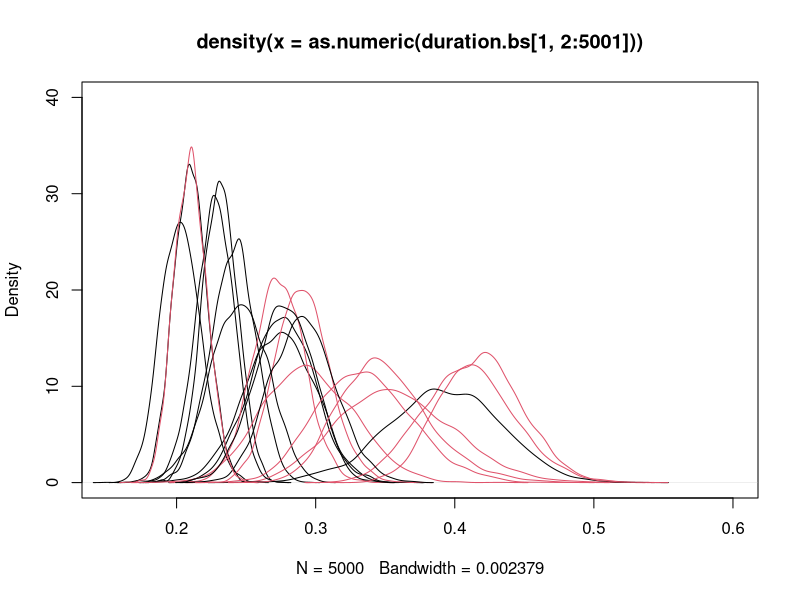
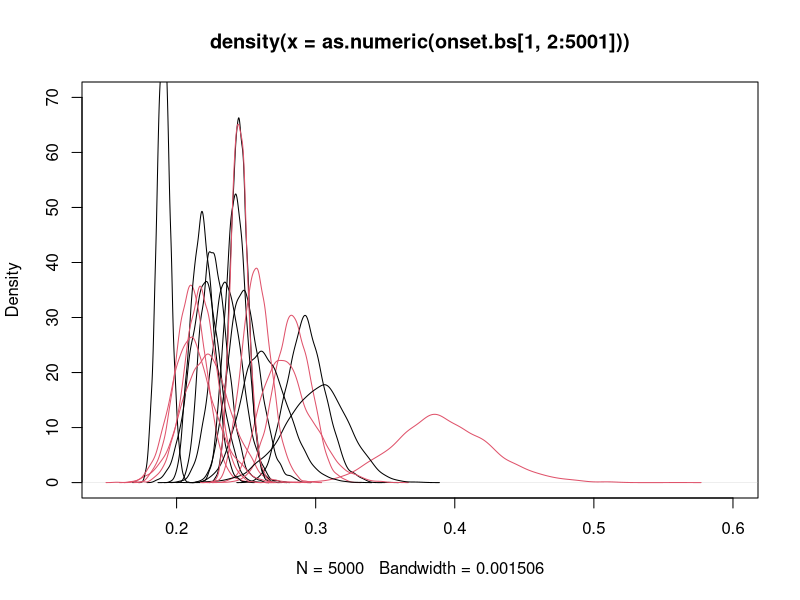
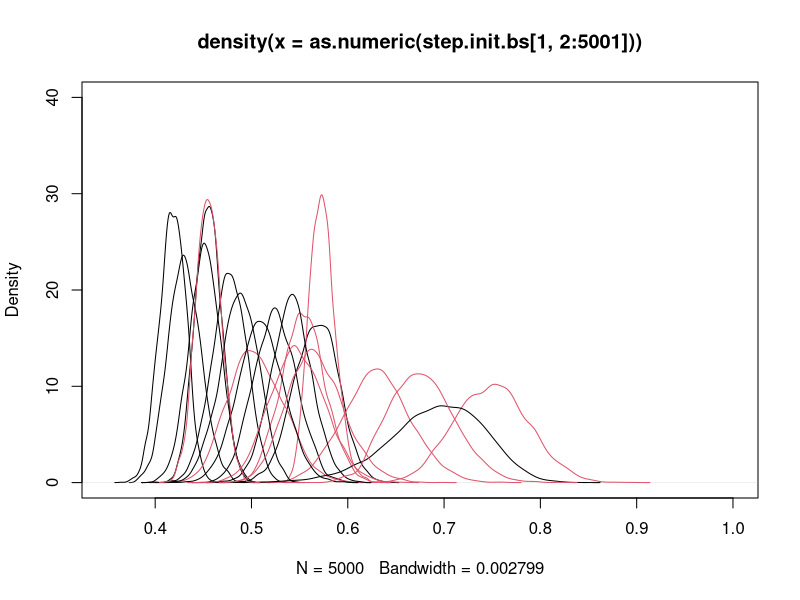
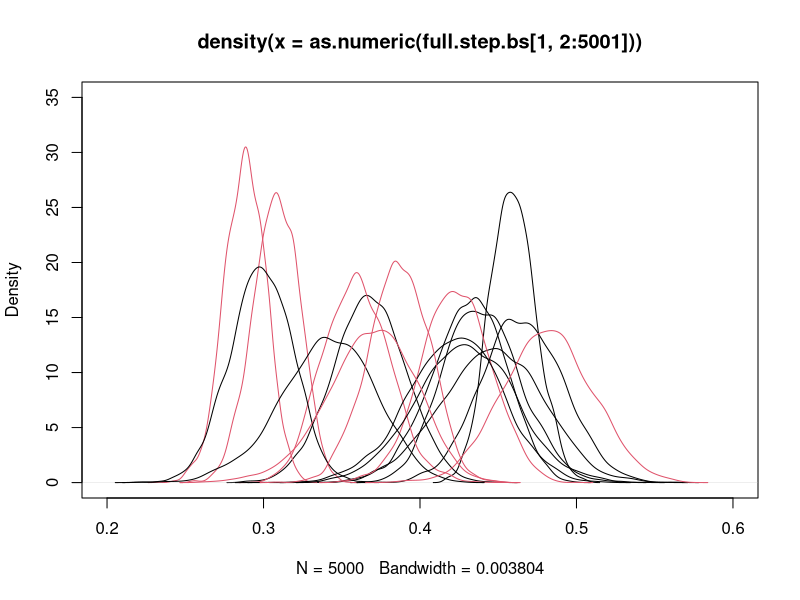
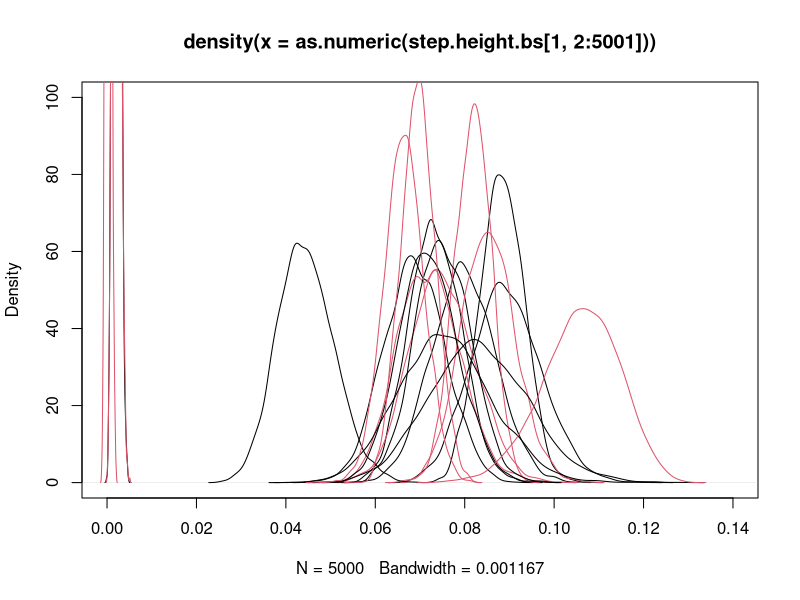
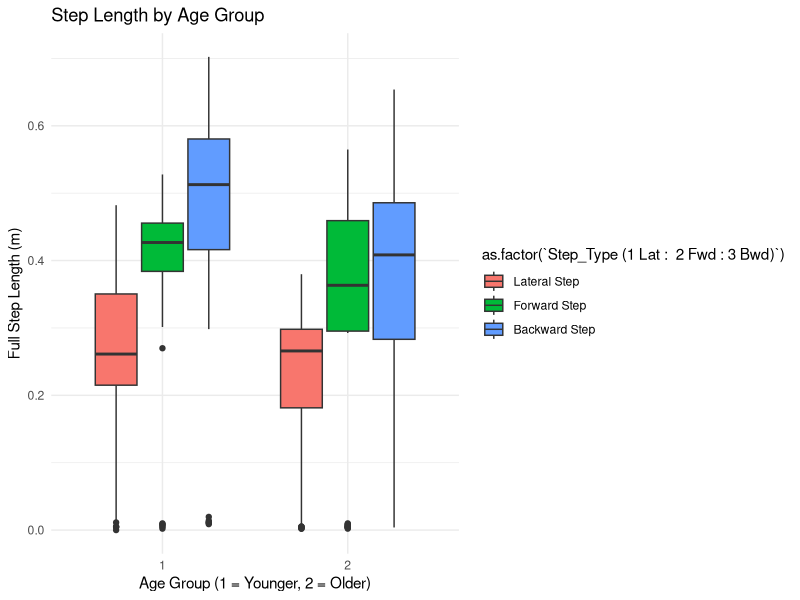
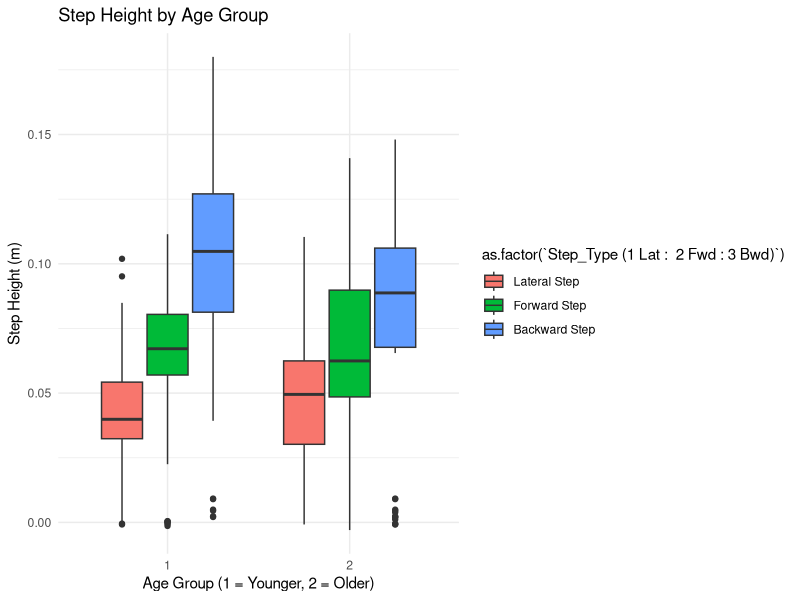
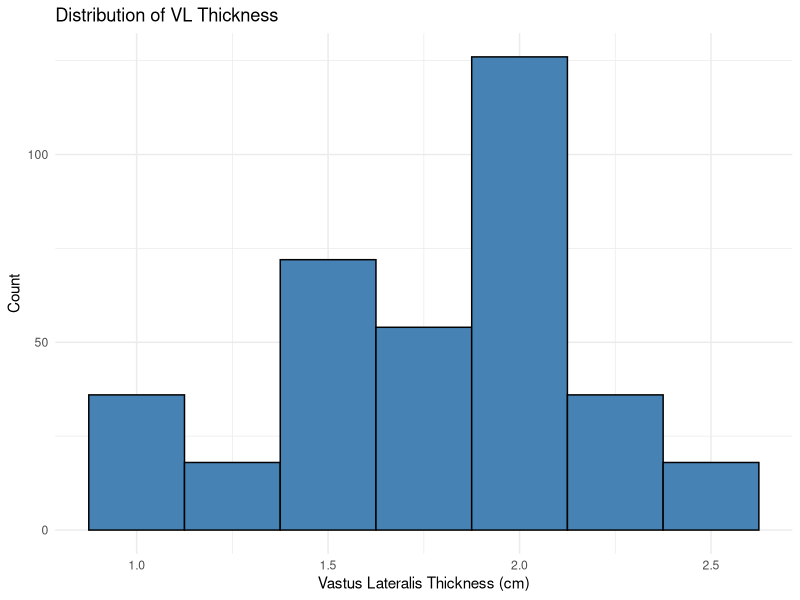

The R source for these figures, in order: (Note: this script raises an error after producing the figures.)
## ---- chunk 1
knitr::opts_chunk$set(echo = TRUE)
library(dplyr)
## ---- chunk 2
# read data
Kine.dat = read.csv("Kinematic_Data_EMG.csv",header = T)
# split into books 
Kine.df = split(Kine.dat, Kine.dat$PID)

# initialize the dataframes (we will store our bootstraps in)
duration.bs <- onset.bs <- step.init.bs <- full.step.bs <- step.height.bs <-data.frame(NULL)

# initialize the xbar vectors
xbar.duration <- xbar.onset <- xbar.step.init <- xbar.full.step <-  xbar.step.height <- c()

# being loop
for(i in 1:20){
  for(j in 1:5000){
    # sample indices
    k = sample(1:18,replace = T, size = 18)
    # take means of the kth samples and store into the xbars
    take = (Kine.df[[i]][["Weight_Transfer_Duration"]])[k]
    xbar.duration[j] = mean(take)
    take = (Kine.df[[i]][["Weight_Transfer_Onset_Initiation_Time"]])[k]
    xbar.onset[j] = mean(take)
    take = (Kine.df[[i]][["Step_Initiation_Time"]])[k]
    xbar.step.init[j] = mean(take)
    take = (Kine.df[[i]][["Full_Step_Length"]])[k]
    xbar.full.step[j] = mean(take)
    take = (Kine.df[[i]][["Step_Height"]])[k]
    xbar.step.height[j] = mean(take)
  }
  # fill the BS data.frames row-by-row
  duration.bs = rbind(duration.bs,xbar.duration)
  onset.bs = rbind(onset.bs,xbar.onset)
  step.init.bs = rbind(step.init.bs,xbar.step.init)
  full.step.bs = rbind(full.step.bs,xbar.full.step)
  step.height.bs = rbind(step.height.bs,xbar.step.height)
}
# attach corresponding Patient IDs for each row in every BS data.frame

distinct(Kine.dat, PID, Age.Group..1.Younger..2.Older.)[,2]  -> group
duration.bs = cbind(group,duration.bs)
onset.bs = cbind(group,onset.bs)
step.init.bs = cbind(group,step.init.bs)
full.step.bs = cbind(group,full.step.bs)
step.height.bs = cbind(group,step.height.bs)
## ---- chunk 3
#visualizations
plot(density(as.numeric(duration.bs[1,2:5001])),
     ylim = c(0,40),
     xlim = c(0.15,.6),
     col = duration.bs$group[1])
for(i in 2:20){
  lines(density(as.numeric(duration.bs[i,2:5001])),
        col = duration.bs$group[i])
}

plot(density(as.numeric(onset.bs[1,2:5001])),
     ylim = c(0,70),
     xlim = c(0.15,.6))
for(i in 2:20){
  lines(density(as.numeric(onset.bs[i,2:5001])),
        col = onset.bs$group[i])
}

plot(density(as.numeric(step.init.bs[1,2:5001])),
     ylim = c(0,40),
     xlim = c(0.35,1))
for(i in 2:20){
  lines(density(as.numeric(step.init.bs[i,2:5001])),
        col = step.init.bs$group[i])
}

plot(density(as.numeric(full.step.bs[1,2:5001])),
     ylim = c(0,35),
     xlim = c(0.2,.6))
for(i in 2:20){
  lines(density(as.numeric(full.step.bs[i,2:5001])),
        col = full.step.bs$group[i])
}

plot(density(as.numeric(step.height.bs[1,2:5001])),
     ylim = c(0,100),
     xlim = c(0,.14))
for(i in 2:20){
  lines(density(as.numeric(step.height.bs[i,2:5001])),
        col = step.height.bs$group[i])
}


## ---- chunk 4
distinct(Kine.dat, PID, Age.Group..1.Younger..2.Older.)  
## ---- chunk 5
######################################################
#####   EDA/Data Summary and Data Visualization  #####
######################################################

## Load necessary libraries
library(readxl)
library(dplyr)
library(ggplot2)

## Load data from excel files provided by client
demographics <- read_excel("Demographics_.xlsx", sheet = "Sheet1")
muscle_data <- read_excel("Muscle_data.xlsx", sheet = "Muscledata_")
kinematic_data <- read_excel("Kinematic_Data_EMG.xlsx", sheet = "Kinematic")
## ---- chunk 6
## Clean up datasets and merge them

# Standardize subject IDs across the data files 
muscle_data$ParticipantID[1:9] <- gsub("Pepper", "Pepper0",    # NOT ALL NEED A LEADING 0
                                  muscle_data$ParticipantID[1:9])

# Drop EMG columns from kinematic data for now? (Can undo this if we get this data)
kinematic_data_clean <- kinematic_data %>% select(-matches("Electric Potential"))

# get rid of 0 in Step Type
kinematic_data_clean$`Step_Type (1 Lat :  2 Fwd : 3 Bwd)` <- gsub(0,1,kinematic_data_clean$`Step_Type (1 Lat :  2 Fwd : 3 Bwd)`)
## ---- chunk 7
## Merge all datasets into one

# Sort demographic data by Subject before left joining
demographics <- arrange(demographics, Subject) # first make sure these are in order

# Merge into one by left joining dataframes
merged_df <- demographics %>% 
  left_join(muscle_data, by = c("Subject" = "ParticipantID")) %>%
  left_join(kinematic_data_clean, by = c("Subject" = "PID"))

## Find missing data
missing_summary <- colSums(is.na(merged_df))

# Display columns with missing values
missing_summary[missing_summary>0]
## ---- chunk 8
## Try some summary statistics for data exploration and visualization to follow
##  --->>> Need to determine what is relevant for summary stats!
summary_stats <- merged_df %>%
  summarise(
        Mean_Age = mean(`Age (years old)`, na.rm = TRUE),
        Mean_Step_Length = mean(Full_Step_Length, na.rm = TRUE),
        Mean_Step_Height = mean(Step_Height, na.rm = TRUE),
        Mean_Step_Initiation_Time = mean(Step_Initiation_Time, na.rm = TRUE),
        Mean_Weight_Transfer_Duration = mean(Weight_Transfer_Duration, na.rm = TRUE)
      )
    
print(summary_stats)
## ---- chunk 9
## Try some visualizations
##  --->>> Need to determine what is relevant for summary stats!

# step length by age group
ggplot(merged_df, aes(x = as.factor(`Group ( 1-young, 2-older adults)`), y = Full_Step_Length, fill = as.factor(`Step_Type (1 Lat :  2 Fwd : 3 Bwd)`))) +
  geom_boxplot() +
  labs(x = "Age Group (1 = Younger, 2 = Older)", y = "Full Step Length (m)", title = "Step Length by Age Group") +
  theme_minimal() +
  scale_fill_discrete(labels = c("Lateral Step", "Forward Step", "Backward Step") # Custom legend labels
) 
# step height by age group
ggplot(merged_df, aes(x = as.factor(`Group ( 1-young, 2-older adults)`), y = Step_Height, fill = as.factor(`Step_Type (1 Lat :  2 Fwd : 3 Bwd)`))) +
  geom_boxplot() +
  labs(x = "Age Group (1 = Younger, 2 = Older)", y = "Step Height (m)", title = "Step Height by Age Group") +
  theme_minimal() +
  scale_fill_discrete(labels = c("Lateral Step", "Forward Step", "Backward Step") # Custom legend labels
)


# distribution of sample vastus lateralis thickness
ggplot(merged_df, aes(x = `VL_Thickness(cm)`)) +
  geom_histogram(binwidth = 0.25, fill = "steelblue", color = "black") +
  labs(x = "Vastus Lateralis Thickness (cm)", y = "Count", title = "Distribution of VL Thickness") +
  theme_minimal()

# step initiation time by age group
ggplot(merged_df, aes(x = as.factor(`Group ( 1-young, 2-older adults)`) , y = Step_Initiation_Time, fill = as.factor(`Step_Type (1 Lat :  2 Fwd : 3 Bwd)`) )) +
  geom_boxplot() +
  labs(x = "Age Group (1 = Younger, 2 = Older)", y = "Step Initiation Time", title = "Step Initiation by Age Group") +
  theme_minimal() +
  scale_fill_discrete(labels = c("Lateral Step", "Forward Step", "Backward Step") # Custom legend labels
)

# Weight Transfer Onset Initiation Time by age group
ggplot(merged_df, aes(x = as.factor(`Group ( 1-young, 2-older adults)`), y = Weight_Transfer_Onset_Initiation_Time, fill = as.factor(`Step_Type (1 Lat :  2 Fwd : 3 Bwd)`))) +
  geom_boxplot() +
  labs(x = "Age Group (1 = Younger, 2 = Older)", y = "Weight Transfer Onset Initiation Time", title = "Weight Transfer Onset Initiation Time by Age Group") +
  theme_minimal() +
  scale_fill_discrete(labels = c("Lateral Step", "Forward Step", "Backward Step") # Custom legend labels
)

# Weight Transfer Duration by age group
ggplot(merged_df, aes(x = as.factor(`Group ( 1-young, 2-older adults)`), y = Weight_Transfer_Duration, fill = as.factor(`Step_Type (1 Lat :  2 Fwd : 3 Bwd)`))) +
  geom_boxplot() +
  labs(x = "Age Group (1 = Younger, 2 = Older)", y = "Weight Transfer Duration", title = "Weight Transfer Duration by Age Group") +
  theme_minimal()+
  scale_fill_discrete(labels = c("Lateral Step", "Forward Step", "Backward Step") # Custom legend labels
)
## ---- chunk 10
demo <- demographics
age <- factor(demo$`Group ( 1-young, 2-older adults)`)
sex <- factor(demo$`Sex (1-male , 2-female)`)
aov.data <- data.frame("grip.strength" = demo$`Handgrip Strenght Test (kg.f)`,
                       age,
                       sex)
anova_model <- aov(grip.strength ~ age * sex, data=aov.data)
age.cont <- demo$`Age (years old)`
lin_model <- lm(grip.strength ~ age.cont * sex, data = aov.data)
summary(lin_model)
summary(anova_model)
library(tidyverse)
ggplot(aov.data, aes(x=age, y=grip.strength, fill=sex)) +
  stat_summary(fun=mean, geom='bar', position='dodge') +
  stat_summary(fun.data=mean_se, geom='errorbar', position=position_dodge(width = 0.9), width=0.2) +
  theme_minimal()
## ---- chunk 11

## ---- chunk 12
ggplot(merged_df, aes(
  x = as.factor(`Group ( 1-young, 2-older adults)`), 
  y = Step_Initiation_Time, 
  fill = as.factor(`Step_Type (1 Lat : 2 Fwd : 3 Bwd)`)
)) +
geom_boxplot() +
labs(
  x = "Age Group (1 = Younger, 2 = Older)", 
  y = "Step Initiation Time", 
  title = "Step Initiation by Age Group",
  fill = "Step Type" # Update legend title
) +
scale_fill_discrete(labels = c("Lateral Step", "Forward Step", "Backward Step") # Custom legend labels
) +
theme_minimal()
